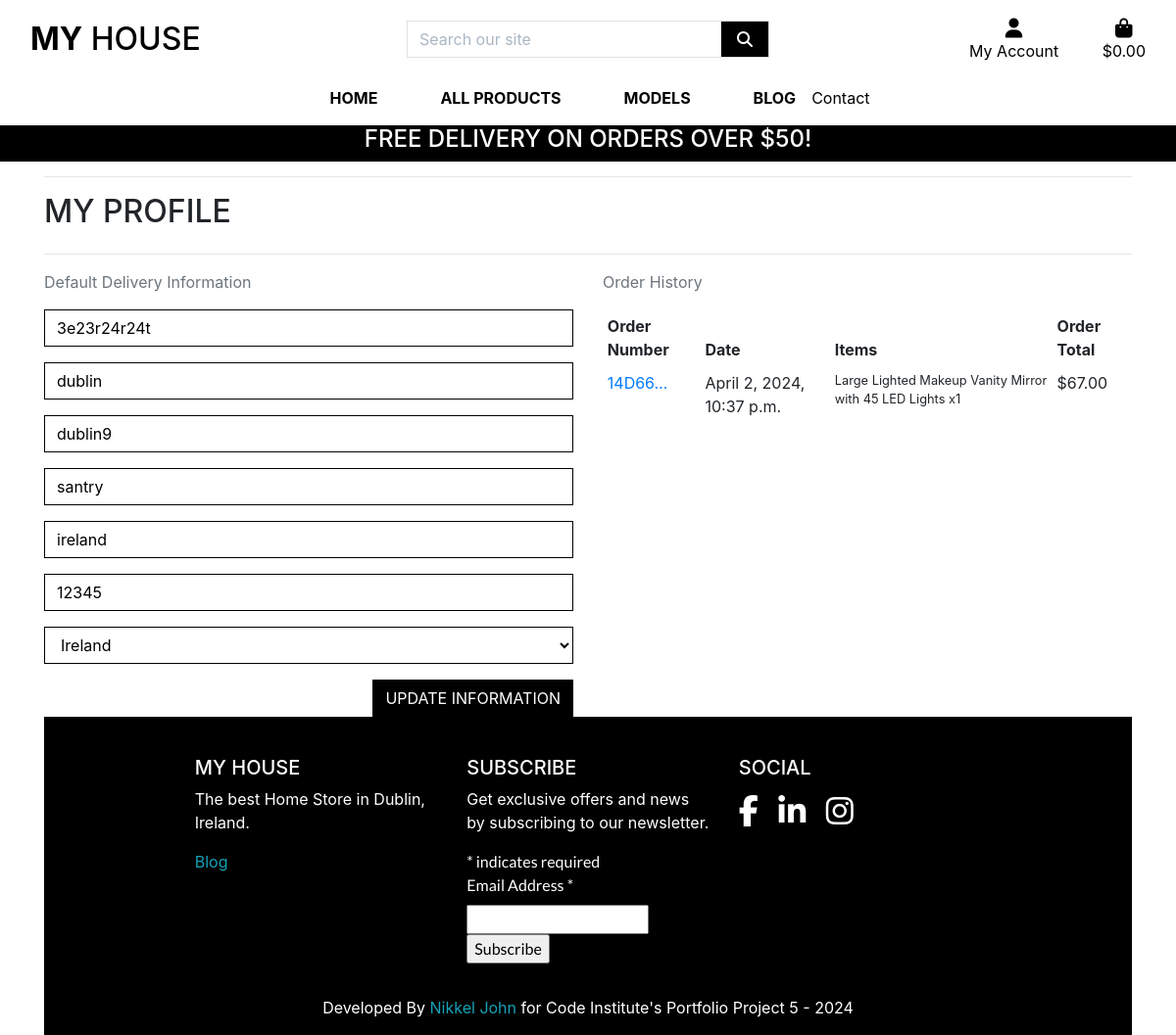
The page /profile/ (signed in) on the database its author committed.
### profiles/models.py (models this page shows, shortened)
class UserProfile(models.Model):
    user = models.OneToOneField(User, on_delete=models.CASCADE)
    default_phone_number = models.CharField(max_length=20, null=True, blank=True)
    default_street_address1 = models.CharField(max_length=80, null=True, blank=True)
    default_street_address2 = models.CharField(max_length=80, null=True, blank=True)
    default_town_or_city = models.CharField(max_length=40, null=True, blank=True)
    default_county = models.CharField(max_length=80, null=True, blank=True)
    default_postcode = models.CharField(max_length=20, null=True, blank=True)
    default_country = CountryField(blank_label='Country', null=True, blank=True)

### payment/models.py (models this page shows, shortened)
class Order(models.Model):
    order_number = models.CharField(max_length=32, null=False, editable=False)
    user_profile = models.ForeignKey(UserProfile, on_delete=models.SET_NULL,
                                     null=True, blank=True, related_name='orders')
    full_name = models.CharField(max_length=50, null=False, blank=False)
    email = models.EmailField(max_length=254, null=False, blank=False)
    phone_number = models.CharField(max_length=20, null=False, blank=False)
    country = CountryField(blank_label='Country *', null=False, blank=False)
    postcode = models.CharField(max_length=20, null=True, blank=True)
    town_or_city = models.CharField(max_length=40, null=False, blank=False)
    street_address1 = models.CharField(max_length=80, null=False, blank=False)
    street_address2 = models.CharField(max_length=80, null=True, blank=True)
    county = models.CharField(max_length=80, null=True, blank=True)
    date = models.DateTimeField(auto_now_add=True)
    delivery_cost = models.DecimalField(max_digits=6, decimal_places=2, null=False, default=0)
    order_total = models.DecimalField(max_digits=10, decimal_places=2, null=False, default=0)
    grand_total = models.DecimalField(max_digits=10, decimal_places=2, null=False, default=0)
    original_bag = models.TextField(null=False, blank=False, default='')
    stripe_pid = models.CharField(max_length=254, null=False, blank=False, default='')

class OrderLineItem(models.Model):
    order = models.ForeignKey(Order, null=False, blank=False, on_delete=models.CASCADE, related_name='lineitems')
    product = models.ForeignKey(Product, null=False, blank=False, on_delete=models.CASCADE)
    product_size = models.CharField(max_length=2, null=True, blank=True) # XS, S, M, L, XL
    quantity = models.IntegerField(null=False, blank=False, default=0)
    lineitem_total = models.DecimalField(max_digits=6, decimal_places=2, null=False, blank=False, editable=False)

### products/models.py (models this page shows, shortened)
class Product(models.Model):
    category = models.ForeignKey('Category', null=True, blank=True, on_delete=models.SET_NULL)
    sku = models.CharField(max_length=254, null=True, blank=True)
    name = models.CharField(max_length=254)
    description = models.TextField()
    has_sizes = models.BooleanField(default=False, null=True, blank=True)
    price = models.DecimalField(max_digits=6, decimal_places=2,)
    rating = models.DecimalField(max_digits=6, decimal_places=2, null=True, blank=True)
    image_url = models.URLField(max_length=1024, null=True, blank=True)
    image = models.ImageField(null=True, blank=True)

### profiles/views.py (the view)
# urls.py: path('profile/', include('profiles.urls')),
@login_required
def profile(request):
    profile = get_object_or_404(UserProfile, user=request.user)
    if request.method == 'POST':
        form = UserProfileForm(request.POST, instance=profile)
        if form.is_valid():
            form.save()
            messages.success(request, 'Profile updated successfully')
        else:
            messages.error(request, 'Update failed. Please ensure the form is valid.')
    else:
        form = UserProfileForm(instance=profile)
    orders = profile.orders.all()
    template = 'profiles/profile.html'
    context = {
        'form': form,
        'orders': orders,
        'on_profile_page': True
    }
    return render(request, template, context)

### profiles/templates/profiles/profile.html (shortened to what this page needs)
{% extends "base.html" %}
{% load static %}
{% block extra_css %}
    <link rel="stylesheet" href="{% static 'profiles/css/profile.css' %}">
{% endblock %}
{% block page_header %}
    <div class="container header-container">
    </div>
{% endblock %}
{% block content %}
    <div class="overlay"></div>
    <div class="container">
        <div class="row">
            <div class="col">
                <hr>
                <h2 class="logo-font mb-4">My Profile</h2>
                <hr>
            </div>
        </div>
        <div class="row">
            <div class="col-12 col-lg-6">
                <p class="text-muted">Default Delivery Information</p>
                <form class="mt-3" action="{% url 'profile' %}" method="POST" id="profile-update-form">
                    {{ form|crispy }}
                    <button class="btn btn-black rounded-0 text-uppercase float-right">Update Information</button>
                </form>
            </div>
            <div class="col-12 col-lg-6">
                <p class="text-muted">Order History</p>
                <div class="order-history table-responsive">
                    <table class="table table-sm table-borderless">
                        <thead>
                            <tr>
                                <th>Order Number</th>
                                <th>Date</th>
                                <th>Items</th>
                                <th>Order Total</th>
                            </tr>
                        </thead>
                        <tbody>
                            {% for order in orders %}
                                <tr>
                                    <td>
                                        <a href="{% url 'order_history' order.order_number %}"
                                        title="{{ order.order_number }}">
                                            {{ order.order_number|truncatechars:6 }}
                                        </a>
                                    </td>
                                    <td>{{ order.date }}</td>
                                    <td>
                                        <ul class="list-unstyled">
                                            {% for item in order.lineitems.all %}
                                                <li class="small">
                                                    {{ item.product.name }} x{{ item.quantity }}
                                                </li>
                                            {% endfor %}
                                        </ul>
                                    </td>
                                    <td>${{ order.grand_total }}</td>
                                </tr>
                            {% endfor %}
                        </tbody>
                    </table>
                </div>
            </div>
        </div>
{% endblock %}

### templates/base.html (shortened to what this page needs)
{% load static %}
<!doctype html>
<html lang="en">
<head>
    {% block corecss %}
    <link rel="stylesheet" href="{% static 'css/base.css' %}">
    <link rel="stylesheet" href="https://stackpath.bootstrapcdn.com/bootstrap/4.4.1/css/bootstrap.min.css"
>
    {% endblock %}
    {% block extra_css %}{% endblock %}
</head>
<body>
    <header class="container-fluid fixed-top">
        <div id="topnav" class="row bg-white pt-lg-2 d-none d-lg-flex">
            <div class="col-12 col-lg-4 my-auto py-1 py-lg-0 text-center text-lg-left">
                <a href="{% url 'home' %}" class="nav-link main-logo-link">
                    <h2 class="logo-font text-black my-0"><strong>My</strong> House</h2>
                </a>
            </div>
            <div class="col-12 col-lg-4 my-auto py-1 py-lg-0">
                <form method="GET" action="{% url 'products' %}">
                    <div class="input-group w-100">
                        <input class="form-control border border-black rounded-0" type="text" name="q"
                            placeholder="Search our site">
                        <div class="input-group-append">
                            <button class="form-control btn btn-black border border-black rounded-0" type="submit">
                                <span class="icon">
                                    <i class="fas fa-search"></i>
                                </span>
                            </button>
                        </div>
                    </div>
                </form>
            </div>
            <div class="col-12 col-lg-4 my-auto py-1 py-lg-0">
                <ul class="list-inline list-unstyled text-center text-lg-right my-0">
                    <li class="list-inline-item dropdown">
                        <a class="text-black nav-link" href="#" id="user-options" data-toggle="dropdown"
                            aria-haspopup="true" aria-expanded="false">
                            <div class="text-center">
                                <div><i class="fas fa-user fa-lg"></i></div>
                                <p class="my-0">My Account</p>
                            </div>
                        </a>
                    </li>
                    <li class="list-inline-item">
                        <a class="{% if grand_total %}text-info font-weight-bold{% else %}text-black{% endif %} nav-link"
                            href="{% url 'view_bag' %}">
                            <div class="text-center">
                                <div><i class="fas fa-shopping-bag fa-lg"></i></div>
                                <p class="my-0">
                                    {% if grand_total %}
                                    ${{ grand_total|floatformat:2 }}
                                    {% else %}
                                    $0.00
                                    {% endif %}
                                </p>
                            </div>
                        </a>
                    </li>
                </ul>
            </div>
        </div>
        <div class="row bg-white">
            <nav class="navbar navbar-expand-lg navbar-light w-100">
                {% include 'includes/main-nav.html' %}
            </nav>
        </div>
        <div class="row text-center" id="delivery-banner">
            <div class="col bg-black text-white">
                <h4 class="logo-font">
                    Free delivery on orders over ${{ free_delivery_threshold }}!
                </h4>
            </div>
        </div>
    </header>
    {% block page_header %}
    {% endblock %}
    {% block content %}
    {% endblock %}
    <footer class="footer container-fluid py-3 bg-black">
        <div class="row footer-columns mt-4 text-white">
            <div class="col-sm-4 col-lg-3">
                <h5 class="text-uppercase general-sub">My House</h5>
                <p>The best Home Store in Dublin, Ireland.</p>
                <ul class="list-unstyled mt-3">
                    <li><a href="{% url 'blog' %}">Blog</a></li>
                </ul>
            </div>
            <div class="col-sm-4 col-lg-3">
                <h5 class="text-uppercase general-sub">Subscribe</h5>
                <div id="mc_embed_shell">
                    <p>Get exclusive offers and news by subscribing to our newsletter.</p>
                    <div id="mc_embed_signup">
                        <form
                            action="https://herokuapp.us21.list-manage.com/subscribe/post?u=4855753c5a5afe34df8db36a3&amp;id=b780542355&amp;f_id=00945de1f0"
                            method="post" id="mc-embedded-subscribe-form" name="mc-embedded-subscribe-form"
                            class="validate m-0" target="_blank">
                            <div id="mc_embed_signup_scroll">
                                <div class="indicates-required"><span class="asterisk">*</span> indicates required</div>
                                <div class="mc-field-group"><label for="mce-EMAIL">Email Address <span
                                            class="asterisk">*</span></label><input type="email" name="EMAIL"
                                        class="required email" id="mce-EMAIL" required="" value=""></div>
                                <div class="optionalParent">
                                    <div class="clear foot">
                                        <input type="submit" name="subscribe" id="mc-embedded-subscribe" class="button"
                                            value="Subscribe">
                                    </div>
                                </div>
                            </div>
                        </form>
                    </div>
                </div>
            </div>
            <div class="col-sm-4 col-lg-3">
                <h5 class="text-uppercase">Social</h5>
                <ul class="list-inline social-links mt-3">
                    <li class="list-inline-item">
                        <a target="_blank" href="https://www.facebook.com/profile.php?id=61550252952582" rel="nofollow">
                            <i class="fa fa-facebook" aria-hidden="true"></i>
                        </a>
                    </li>
                    <li class="list-inline-item">
                        <a target="_blank" href="https://www.linkedin.com/" rel="nofollow">
                            <i class="fa fa-linkedin" aria-hidden="true"></i>
                        </a>
                    </li>
                    <li class="list-inline-item">
                        <a target="_blank" href="https://www.instagram.com/" rel="nofollow">
                            <i class="fa fa-instagram" aria-hidden="true"></i>
                        </a>
                    </li>
                </ul>
            </div>
        </div>
        <hr>
        <div class="text-white text-center bg-black">
            <p class="mb-0">Developed By <a href="https://github.com/Nikkeljohn?tab=repositories" target="_blank" rel="nofollow">Nikkel John</a>
                for Code Institute's Portfolio Project 5 - 2024</p>
        </div>
    </footer>
</body>
</html>

### templates/includes/main-nav.html (shortened to what this page needs)
<div class="collapse navbar-collapse" id="main-nav">
    <ul class="navbar-nav w-auto mx-auto">
        <li class="nav-item d-block">
            <a class="logo-font font-weight-bold nav-link text-black mr-5" href="{% url 'home' %}" id="home-link">
                Home
            </a>
        </li>
        <li class="nav-item dropdown">
            <a class="logo-font font-weight-bold nav-link text-black mr-5" href="#" id="all-products-link"
                data-toggle="dropdown" aria-haspopup="true" aria-expanded="false">
                All Products
            </a>
        </li>
        <li class="nav-item dropdown">
            <a class="logo-font font-weight-bold nav-link text-black mr-5" href="#" id="clothing-link"
                data-toggle="dropdown" aria-haspopup="true" aria-expanded="false">
                MODELS
            </a>
        </li>
        <li class="nav-item dropdown">
            <a class="logo-font font-weight-bold nav-link text-black" href="{% url 'blog' %}">
                BLOG
            </a>
        </li>
        <li class="nav-item dropdown">
            <a href="{% url 'contact' %}" class="nav-item nav-link text-black">Contact</a>
        </li>
    </ul>
</div>

### rows shown on the page
UserProfile: default_phone_number "3e23r24r24t", default_street_address1 "dublin", default_street_address2 "dublin9", default_town_or_city "santry", default_county "ireland", default_postcode "12345", default_country "Ireland"
Order: order_number "14D66…", date "April 2, 2024, 10:37 p.m.", grand_total "67.00"
OrderLineItem: product.name "Large Lighted Makeup Vanity Mirror with 45 LED Lights", quantity "1"

### other values the page prints
{{ free_delivery_threshold }} "50"
